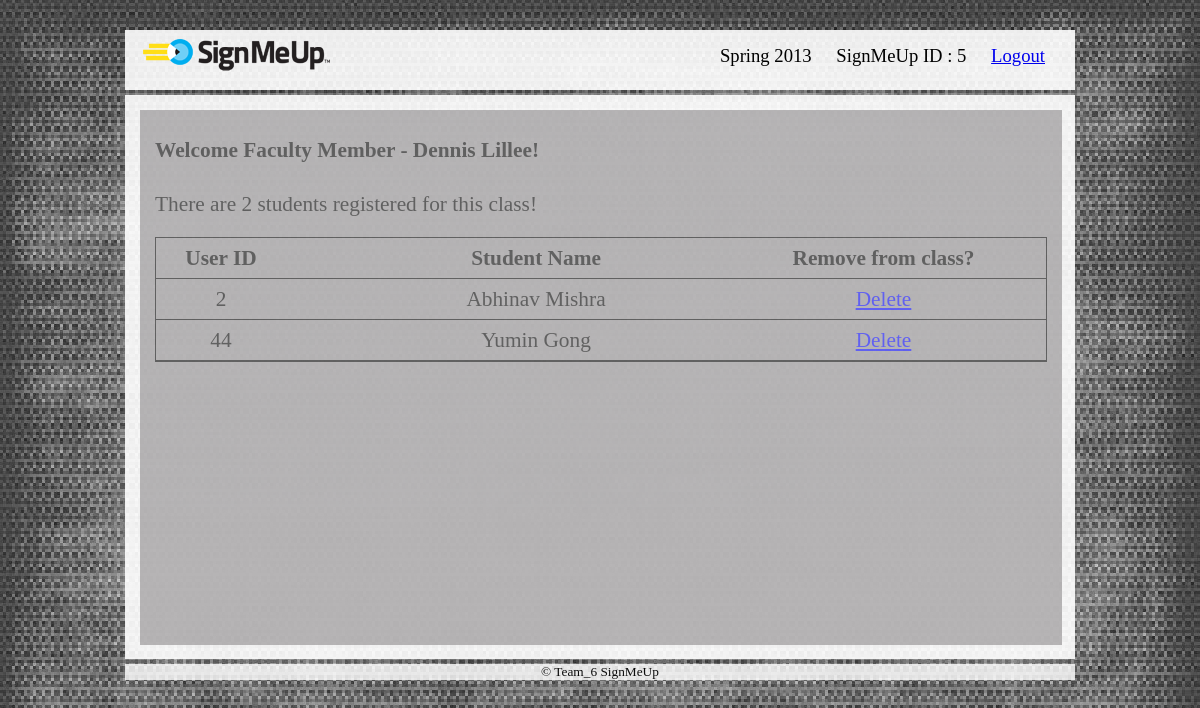
The page /studentsEnrolled.php?facultyid=5&courseid=CS402 (signed in) on the database its author committed.
### tables this page shows
CREATE TABLE IF NOT EXISTS `student_courses` (
  `user_id` int(10) DEFAULT NULL,
  `faculty_id` int(11) NOT NULL,
  `course_id` varchar(10) DEFAULT NULL,
  `semester` varchar(20) NOT NULL,
  `grade_type` varchar(20) DEFAULT NULL,
  `grade` varchar(10) DEFAULT NULL,
  KEY `foreignkey_user_id` (`user_id`),
  KEY `foreignkey_course_id` (`course_id`)
);

CREATE TABLE IF NOT EXISTS `user_info` (
  `user_id` int(10) NOT NULL AUTO_INCREMENT,
  `user_type` varchar(20) NOT NULL,
  `first_name` varchar(70) NOT NULL,
  `middle_name` varchar(70) DEFAULT NULL,
  `last_name` varchar(70) NOT NULL,
  `user_email` varchar(70) NOT NULL,
  `alternate_email` varchar(70) DEFAULT NULL,
  `address` varchar(100) DEFAULT NULL,
  `phone_no` varchar(15) NOT NULL,
  `password` varchar(70) NOT NULL,
  PRIMARY KEY (`user_id`)
);

### studentsEnrolled.php (the view, shortened to what this page needs)
<!DOCTYPE>
<html>
<head>
    <link rel="stylesheet" type="text/css" href="main2.css">
</head>
<body>
<div id="containerNew" >
    <div class="header">
        <?php include("header.php"); ?>
    </div>
    <div class="middleContainer" id="facultyMiddleContainer" >
        <div class="middle student_info">
            <div class="list_of_students">
                <?php
                echo "<h4>Welcome Faculty Member - ".$_SESSION['first_name']." ".$_SESSION['last_name'] ."!  </h4>";
                ?>
                <?php
                $facultyid = $_GET['facultyid'];
                $courseid = $_GET['courseid'] ;
                $sql = "SELECT * from student_courses sc, user_info ui where sc.course_id = '".$courseid."' and sc.faculty_id='".$facultyid."' and sc.semester = '". CURRENT_SEM."' and sc.user_id = ui.user_id order by sc.user_id"  ;
                $result = mysql_query($sql);
                $num_rows = mysql_num_rows($result);
                if(!$result){
                    echo 'Could not run query: ' . mysql_error();
                    exit;
                }
                else{
                    echo "There ";
                    if($num_rows == 1)
                        echo "is ". $num_rows." student" ;
                    else
                       echo "are ".$num_rows." students" ;
                    echo " registered for this class!";
                    echo "<div class='mytable'><div class='myrow mytable_header'><div class='col1'>User ID</div><div class='col2'>Student Name</div><div class='col3'>Remove from class?</div></div> ";
                    while($row = mysql_fetch_array($result))
                    {
                        echo "<div class='myrow' id='".$row['user_id']."'><div class='col1'>".$row['user_id']."</div><div class='col2'>".$row['first_name']." ".$row['middle_name']." ".$row['last_name']."</div>
                        <div class='col3'><a class='delete' href='deleteStudent.php?facultyid=".$facultyid."&courseid=".$courseid."&semester=".CURRENT_SEM."&userid=".$row['user_id']."'>Delete</a></div>
                        </div>";
                    }
                    echo "</div>";
                }
                ?>
            </div>
        </div>
    </div>
    <div class="footer" id="newFooter">
        <center>
            &copy; Team_6 SignMeUp
        </center>
    </div>
</div>
</body>

### main2.css (style rules this page uses)
body { background-color:grey; font-size: 10pt; min-height: 100%; width : 100%; background:url('images/images1.jpg') repeat; margin: 0; }
#containerNew { position:relative; width:950px; height:100%; margin: 10px auto; }
.header { background:url('images/grey_overlay.png') repeat; padding:0px 15px 15px 15px; color:#000; margin-top: 30px; }
.middleContainer { background:url('images/grey_overlay.png') repeat; width : 100%; height : 538px; margin: 5px auto; position : relative; }
.middle, .tabbedPages { background-color:#8C898B; opacity: 0.6; margin: 15px; font-size: 16pt; color:black; width : 97%; position: absolute; }
.footer { background:url('images/grey_overlay.png') repeat; position:relative; padding:0px 15px 0px 15px; color:#000; bottom: 0px; opacity: 0.9; }
#facultyMiddleContainer { height : 564px; }
.list_of_students, .add_student { padding-left: 15px; min-height: 507px; }
.mytable { width : 890px; border: 1px solid black; margin-top: 20px; }
.mytable .mytable_header { font-weight: 600; }
.mytable .myrow { width : 890px; border-bottom: 1px solid black; text-align: center; height : 40px; }
.mytable .col1, .col3 { width : 195px; float : left; height : 40px; line-height: 40px; }
.mytable .col1 { width : 130px; }
.mytable .col2 { width : 500px; float : left; height : 40px; line-height: 40px; }

### rows shown on the page
student_courses: user_info.user_id "2", user_info.first_name "Abhinav", user_info.last_name "Mishra"
student_courses: user_info.user_id "44", user_info.first_name "Yumin", user_info.last_name "Gong"

### other values the page prints
CURRENT_SEM "Spring 2013"
$_SESSION['user_id'] "5"
$_SESSION['first_name'] "Dennis"
$_SESSION['last_name'] "Lillee"
$num_rows "2"
